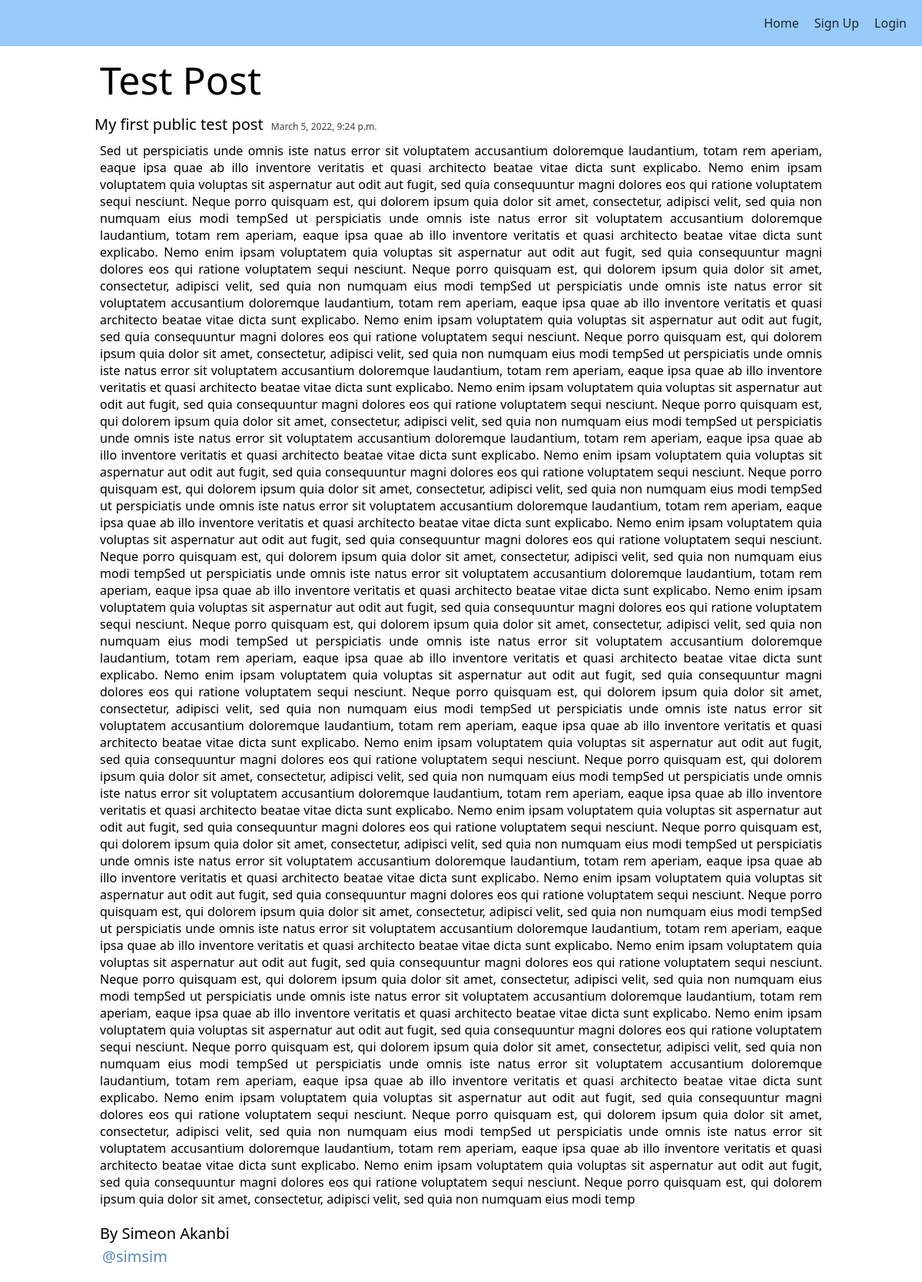
The app's page /article/f3953006-45a9-46be-9716-e237372592d5/ with its own data.
### main/models.py (models this page shows, shortened)
class article(models.Model):
    owner = models.ForeignKey(User, on_delete=models.CASCADE)
    article_id = models.UUIDField(primary_key=True, default=uuid.uuid4, editable=False, unique=True, blank=False)
    title = models.CharField(unique=True, max_length=700, blank=False, editable=True)
    subtitle = models.TextField(unique=True, blank=True, editable=True)
    summary_intro = models.TextField(verbose_name="Introduction", max_length=500, unique=True, null=False, blank=False, editable=True, default='')
    body = models.TextField(unique=True, blank=False, null=False, editable=True)
    date_published = models.DateTimeField(auto_now_add=True)
    date_modified = models.DateTimeField(auto_now=True)

### main/views.py (the view)
# urls.py: path('article/<uuid:article_id>/', view_page, name='Article'),
def view_page(request, article_id, *args, **kwargs):
    individual_article = article.objects.get(article_id=article_id)
    return render(request, 'view.html', {'article_detail': individual_article})

### templates/view.html (shortened to what this page needs)
{% extends 'base.html' %}
{% load static %}
{% block style %}
    <link rel="stylesheet" href="{% static 'home_style.css' %}" />
{% endblock %}
{% block body %}
    <nav class='nav-bar'>
        {% if request.user.is_authenticated %}
            <a href="{% url 'Main:HomePage' %}" class="nav-item">Home</a>
            <a href="{% url 'Main:Dashboard' 'new-article' %}" class="nav-item">Dashboard</a>
            <a href="{% url 'Main:Logout' %}" class="nav-item">Logout</a>
        {% else %}
            <a href="{% url 'Main:HomePage' %}" class="nav-item">Home</a>
            <a href="{% url 'Main:Register' %}" class="nav-item">Sign Up</a>
            <a href="{% url 'Main:Login' %}" class="nav-item">Login</a>
        {% endif %}
    </nav>
    <section class="Article-detail">
        <div>
            <div class="article-title">
                {{article_detail.title}}
            </div>
            <div class="article-subtitle">
                {{article_detail.subtitle}}
                <span class="article-date-pub">
                    {{article_detail.date_published}}
                </span>
            </div>
            <div class="article-body">
                {{article_detail.body}}
            </div>
            <div class="article-author">
                {% if article_detail.owner == request.user %}
                    Author: You
                    <div class="article-modify">
                        <a href="{% url 'Main:Dashboard' article_detail.article_id %}" class="anchor-link">Edit Post</a>
                        <a href="{% url 'Main:Delete' article_detail.article_id %}" class="anchor-link">Delete Post</a>
                    </div>
                {% else %}
                    By {{ article_detail.owner.first_name }} {{ article_detail.owner.last_name }}
                    <div class="article-owner-username anchor-link" title="{{ article_detail.owner.first_name }} {{ article_detail.owner.last_name }}'s Username">
                        @{{article_detail.owner.username}}
                    </div>
                {% endif %}
            </div>
        </div>
    </section>
{% endblock %}

### static/base_style.css (style rules this page uses)
* { margin: 0; padding: 0; }
html { font-family:'Segoe UI', Tahoma, Geneva, Verdana, sans-serif; }

### static/home_style.css (style rules this page uses)
nav.nav-bar { display: flex; justify-content: flex-end; align-items: center; height: 60px; padding-right: 10px; background-color: rgba(116, 184, 248, 0.74); }
a.nav-item { margin: 0px 10px; text-decoration: none; transition: all .3s ease-in-out; }
a.nav-item:link, a.nav-item:visited, a.nav-item:active { color: rgba(0, 0, 0, 0.808); }
.anchor-link { margin: 3px; transition:all .3s ease-in-out; }
.Article-detail { display: flex; justify-content: center; }
.Article-detail > div { width: 80%; }
.article-title { margin:10px; font-size: 50px; font-weight: 400; }
.article-subtitle { margin:3px; font-size: 20px; }
span.article-date-pub { font-size: 12px; margin-left: 5px; color:rgba(0, 0, 0, 0.76); }
.article-body { text-align: justify; margin: 10px; }
.article-author { margin: 20px 10px; font-size: 20px; }
.article-owner-username { color:rgba(65, 122, 175, 0.897); cursor: pointer; }

### records on screen
article: title "Test Post", subtitle "My first public test post", date_published "March 5, 2022, 9:24 p.m.", body "Sed ut perspiciatis unde omnis iste natus error sit voluptatem accusantium doloremque laudantium, totam rem aperiam, eaque ipsa quae ab illo inventore veritatis et quasi architecto beatae vitae dicta sunt explicabo. Nemo enim ipsam voluptatem quia voluptas sit aspernatur aut odit aut fugit, sed quia consequuntur magni dolores eos qui ratione voluptatem sequi nesciunt. Neque porro quisquam est, qui dolorem ipsum quia dolor sit amet, consectetur, adipisci velit, sed quia non numquam eius modi tempSed ut perspiciatis unde omnis iste natus error sit voluptatem accusantium doloremque laudantium, totam rem aperiam, eaque ipsa quae ab illo inventore veritatis et quasi architecto beatae vitae dicta…", owner.first_name "Simeon", owner.last_name "Akanbi", owner.username "simsim"
